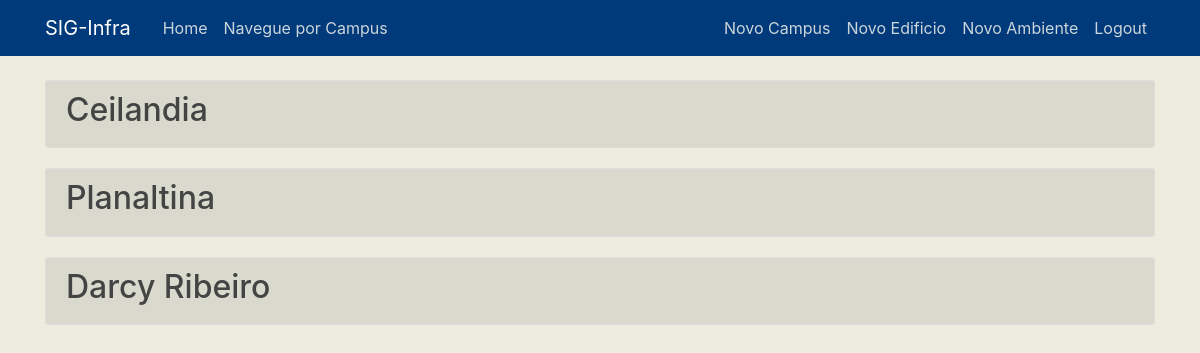
Screenshot of /campi (signed in) with the database file from the repository.
### sicinfra/models.py (models this page shows, shortened)
class Campi(db.Model):
    id = db.Column(db.Integer, primary_key=True)
    nome = db.Column(db.String(50), nullable=False)
    num_edificios = db.Column(db.Integer)
    area_total_construida = db.Column(db.Float(precision=',2'))
    area_util_construida = db.Column(db.Float(precision=',2'))
    edificios = db.relationship('Edificios', cascade="all,delete", backref='Campus de localizacao', lazy=True)

### sicinfra/routes.py (the view)
@app.route("/campi")
def campi():
    campi = Campi.query.all()
    return render_template('campi.html', title='Campi', campi=campi)

### sicinfra/models.py (called while the page is built)
@login_manager.user_loader
def load_user(user_id):
    return User.query.get(int(user_id))

### sicinfra/templates/campi.html
{% extends "layout.html" %}
{% block content %}
    {% for campus in campi %}
        <article class="media content-section">
          <div class="media-body">
            <h2><a class="article-title" href="{{url_for('campus', campus_id=campus.id)}}">{{ campus.nome }}</a></h2>
          </div>
        </article>
    {% endfor %}
{% endblock content %}

### sicinfra/static/main.css (style rules this page uses)
body { background: #ededdf; color: #333333; margin-top: 5rem; }
h1, h2, h3, h4, h5, h6 { color: #444444; }
.content-section { background: #d9d9ce; padding: 10px 20px; border: 1px solid #dddddd; border-radius: 3px; margin-bottom: 20px; }
.article-title { color: #444444; }

### rows the page displays
Campi: nome "Ceilandia"
Campi: nome "Planaltina"
Campi: nome "Darcy Ribeiro"
